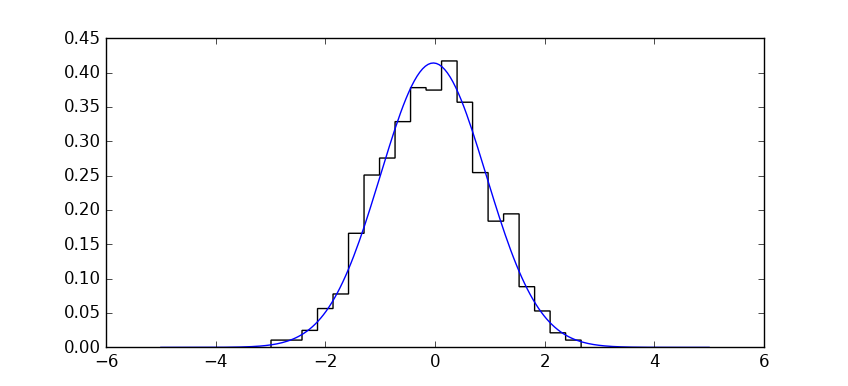

Generate this figure with Python:

import numpy as np
from tensorprob import Model, Scalar, Normal

with Model() as model:
    mu = Scalar()
    sigma = Scalar(lower=0)
    X = Normal(mu, sigma)
    model.observed(X)

model.assign({
    mu: 1,
    sigma: 2,
})

# Create dataset
data = np.random.normal(0, 1, 1000)
model.fit(data)

import matplotlib.pyplot as plt
xs = np.linspace(-5, 5, 200)
plt.hist(data, bins=20, histtype='step', color='k', normed=True)
plt.plot(xs, model.pdf(xs), 'b-')
plt.show()
